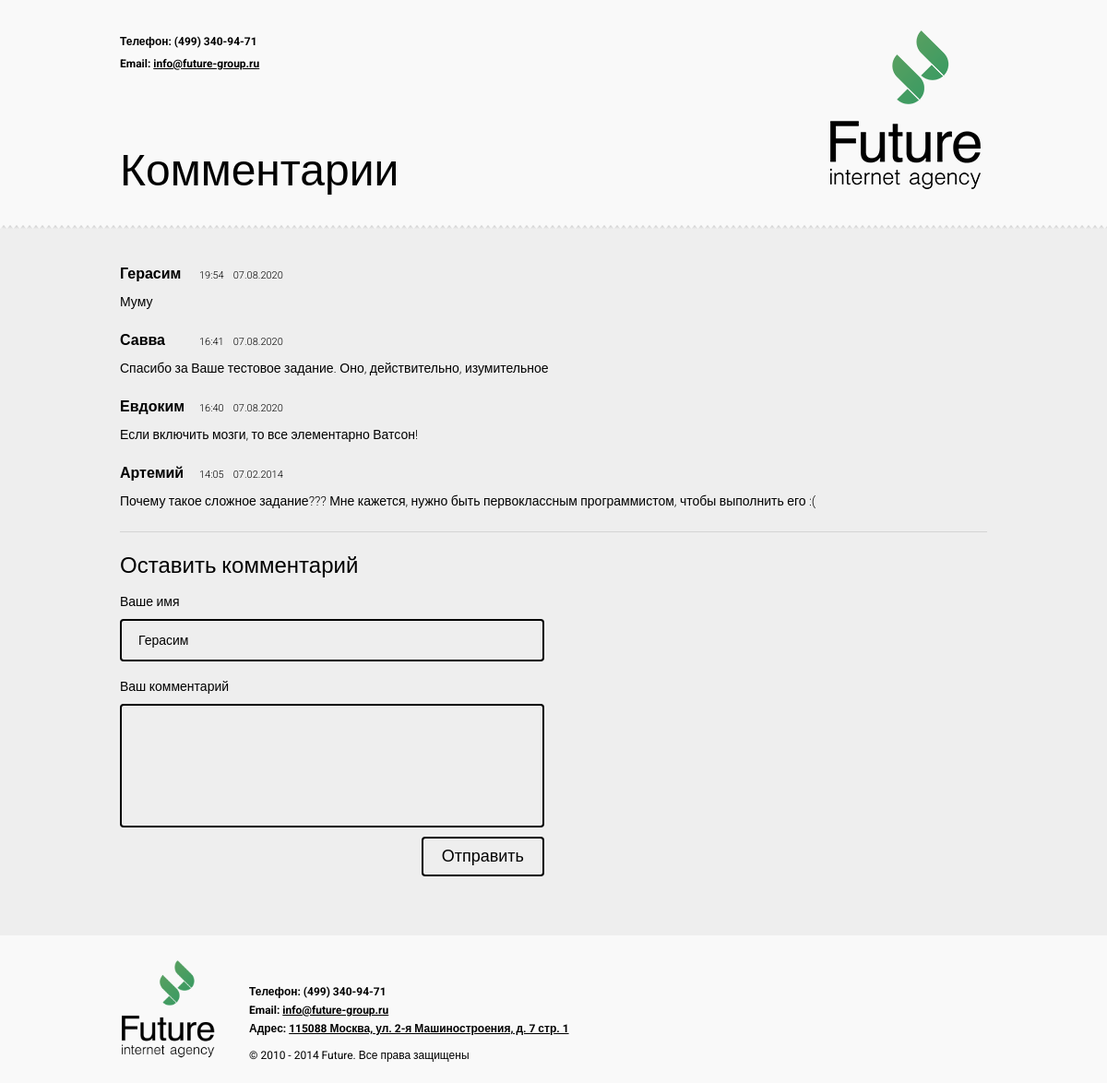
The page / on the database its author committed.
### tables this page shows
CREATE TABLE `comments` (
  `id` bigint(20) UNSIGNED NOT NULL,
  `username` varchar(255) NOT NULL,
  `text` text NOT NULL,
  `created_at` int(11) NOT NULL
);

### includes/functions.php (called while the page is built)
<?php
function view($name, $params = []) {
    extract($params);
    $path = ROOT . '/views/' . $name . '.php';
    require($path);
}
function view_include($name, $params = []) {
    extract($params);
    $path = ROOT . '/views/common/' . $name . '.php';
    require($path);
}

### index.php (called while the page is built, shortened)
<?php
$query = App::get('database');
$comments = $query->selectAll('comments', 'created_at', 'DESC');
$message = $_SESSION['message'] ?? null;
$message_type = $_SESSION['message_type'] ?? 'success';
view('index', [
    'comments' => $comments,
    'message' => $message,
    'message_type' => $message_type
]);

### includes/App.php (called while the page is built, shortened)
<?php
class App
{
    protected static $registry = [];
    public static function get($key)
    {
        return static::$registry[$key];
    }
    public static function set($key, $value)
    {
        static::$registry[$key] = $value;
    }
}

### includes/Html.php (called while the page is built)
<?php
class Html
{
    public static function encode($html)
    {
        return htmlspecialchars($html, ENT_QUOTES);
    }
}

### includes/QueryBuilder.php (called while the page is built, shortened)
<?php
class QueryBuilder
{
    protected $pdo;
    public function __construct($pdo)
    {
        $this->pdo = $pdo;
    }
    public function selectAll($table, $sort = null, $order = null)
    {
        $sql = "SELECT * FROM {$table}";
        if ($sort) {
            $sql .= " ORDER BY $sort";
            if ($order && in_array($order, ['ASC', 'DESC'])) {
                $sql .= ' ' . $order;
            }
        }
        try {
            $statement = $this->pdo->prepare($sql);
            $statement->execute();
        } catch (Exception $e) {
            throw new Exception('Ошибка в запросе');
        }
        return $statement->fetchAll(PDO::FETCH_CLASS);
    }
}

### views/index.php (the view, shortened to what this page needs)
<?php view_include('header'); ?>
<div class="container">
    <section class="comments">
        <ul class="comments__list">
            <?php foreach ($comments as $comment) : ?>
            <li class="comment comments__item">
                <div class="comment__header">
                    <h3 class="comment__title">
                        <?php echo Html::encode($comment->username) ?>
                    </h3>
                    <p class="comment__date">
                        <span class="comment__time">
                            <?php echo date('H:i', $comment->created_at); ?>
                        </span>
                        <span class="comment__day">
                            <?php echo date('d.m.Y', $comment->created_at); ?>
                        </span>
                    </p>
                </div>
                <div class="comment__text">
                    <?php echo Html::encode($comment->text) ?>
                </div>
            </li>
            <?php endforeach; ?>
        </ul>
    </section>
    <section class="comments-create">
        <h2 class="title">Оставить комментарий</h2>
        <div class="comments-create__form">
            <form action="/post.php" method="post">
                <div class="form-group">
                    <label class="form-label" for="comments-create-name">Ваше имя</label>
                    <input class="form-control" id="comments-create-name" name="username" type="text" value="Герасим" required>
                </div>
                <div class="form-group form-group--compact">
                    <label class="form-label" for="comments-create-text">Ваш комментарий</label>
                    <textarea class="form-control" id="comments-create-text" name="text"></textarea>
                </div>
                <div class="form-footer">
                    <button class="btn" type="submit">Отправить</button>
                </div>
            </form>
        </div>
    </section>
</div>
<?php view_include('footer'); ?>

### views/common/header.php (shortened to what this page needs)
<!DOCTYPE html>
<html lang="en">
<head>
    <link rel="stylesheet" href="/assets/css/style.css">
</head>
<body>
<div class="page-wrapper">
    <header class="page-header">
        <div class="container">
            <div class="page-header__row">
                <div class="page-header__logo">
                    <a href="/">
                        <img class="page-header__logo-image" src="/assets/images/logo.png" width="163" height="172" alt="Future internet agency logo">
                    </a>
                </div>
                <div class="page-header__title-group">
                    <div class="page-header__contacts">
                        Телефон: (499) 340-94-71<br>
                        Email: <a href="mailto:info@future-group.ru">info@future-group.ru</a>
                    </div>
                    <h1 class="page-title">
                        <?php echo Html::encode(App::get('title')); ?>
                    </h1>
                </div>
            </div>
        </div>
    </header>
    <main class="page-main">

### views/common/footer.php
    </main>
    <footer class="page-footer">
        <div class="container">
            <div class="page-footer__row">
                <div class="page-footer__logo">
                    <a href="/">
                        <img class="page-footer__logo-image" src="/assets/images/logo-footer.png" width="101" height="106" alt="Future
                     internet agency logo">
                    </a>
                </div>
                <div class="page-footer__about">
                    <div class="page-footer__contacts">
                        Телефон: (499) 340-94-71<br>
                        Email: <a href="mailto:info@future-group.ru">info@future-group.ru</a><br>
                        Адрес: <span class="text-underline">115088 Москва, ул. 2-я Машиностроения, д. 7 стр. 1</span>
                    </div>
                    <div class="page-footer__copyright">© 2010 - 2014 Future. Все права защищены</div>
                </div>
            </div>
        </div>
    </footer>
</div>
</body>
</html>

### assets/css/style.css (style rules this page uses)
*, *::before, *::after { box-sizing: inherit; }
html { box-sizing: border-box; }
body { padding: 0; margin: 0; font-weight: 300; font-size: 14px; line-height: 1.2; font-family: 'Roboto', sans-serif; color: #000000; background-color: #eeeeee; }
img { max-width: 100%; height: auto; }
a { text-decoration: underline; color: #000000; }
a img { text-decoration: none; border: 0; }
.container { width: 960px; padding: 10px; margin-left: auto; margin-right: auto; }
.title { padding: 0; margin: 0; margin-bottom: 14px; font-weight: 400; font-size: 24px; line-height: 32px; }
.text-underline { text-decoration: underline; }
.btn { padding: 9px 20px; margin: 0; border: 2px solid #000000; border-radius: 4px; font-weight: 300; font-size: 18px; line-height: 1.2; color: #000000; background-color: transparent; cursor: pointer; }
.form-group { padding: 0; margin: 0; margin-bottom: 18px; }
.form-group--compact { margin-bottom: 10px; }
.form-footer { display: flex; justify-content: flex-end; }
.form-label { display: block; margin-bottom: 10px; font-weight: 300; font-size: 14px; line-height: 18px; }
.form-control { display: block; width: 100%; padding: 12px 18px; border: 2px solid #000000; border-radius: 4px; font-weight: 300; font-size: 14px; line-height: 18px; background-color: transparent; resize: none; }
textarea.form-control { height: 134px; }
.page-header { padding-top: 23px; padding-bottom: 29px; background-color: #f9f9f9; background-image: url("../images/header-pattern.png"); background-repeat: repeat-x; background-position: 0 100%; }
.page-header__row { display: flex; flex-direction: row; }
.page-header__logo { padding-right: 7px; margin-left: auto; }
.page-header__title-group { display: flex; flex-direction: column; order: -1; }
.page-header__contacts { font-weight: 700; font-size: 12px; line-height: 2; }
.page-title { margin: 0; margin-top: auto; font-weight: 300; font-size: 48px; line-height: 1; }
.page-main { padding-top: 18px; padding-bottom: 54px; }
.page-footer { padding-top: 17px; padding-bottom: 13px; background-color: #f9f9f9; }
.page-footer__row { display: flex; flex-wrap: wrap; }
.page-footer__logo { width: 140px; padding-left: 2px; }
.page-footer__about { align-self: flex-end; }
.page-footer__contacts { font-weight: 700; font-size: 12px; line-height: 20px; }
.page-footer__copyright { margin-top: 12px; font-weight: 400; font-size: 12px; }
.comments { padding-bottom: 12px; border-bottom: 1px solid #d4d4d4; }
.comments__list { padding: 0; margin: 0; list-style: none; }
.comment { padding-top: 12px; padding-bottom: 12px; }
.comment__header { display: flex; align-items: baseline; flex-wrap: wrap; margin-bottom: 10px; }
.comment__title { width: 80px; margin: 0; font-weight: 700; font-size: 16px; line-height: 18px; }
.comment__date { display: flex; flex-wrap: wrap; padding: 0; padding-left: 6px; margin: 0; font-weight: 300; font-size: 11px; line-height: 18px; }
.comment__time { margin-right: 10px; }
.comment__text { font-size: 14px; line-height: 18px; }
.comments-create { padding-top: 20px; }
.comments-create__form { max-width: 460px; }

### rows shown on the page
comments: username "Герасим", created_at "19:54", created_at "07.08.2020", text "Муму"
comments: username "Савва", created_at "16:41", created_at "07.08.2020", text "Спасибо за Ваше тестовое задание. Оно, действительно, изумительное"
comments: username "Евдоким", created_at "16:40", created_at "07.08.2020", text "Если включить мозги, то все элементарно Ватсон!"
comments: username "Артемий", created_at "14:05", created_at "07.02.2014", text "Почему такое сложное задание??? Мне кажется, нужно быть первоклассным программистом, чтобы выполнить его :("

### other values the page prints
Html::encode(App::get('title')) "Комментарии"
